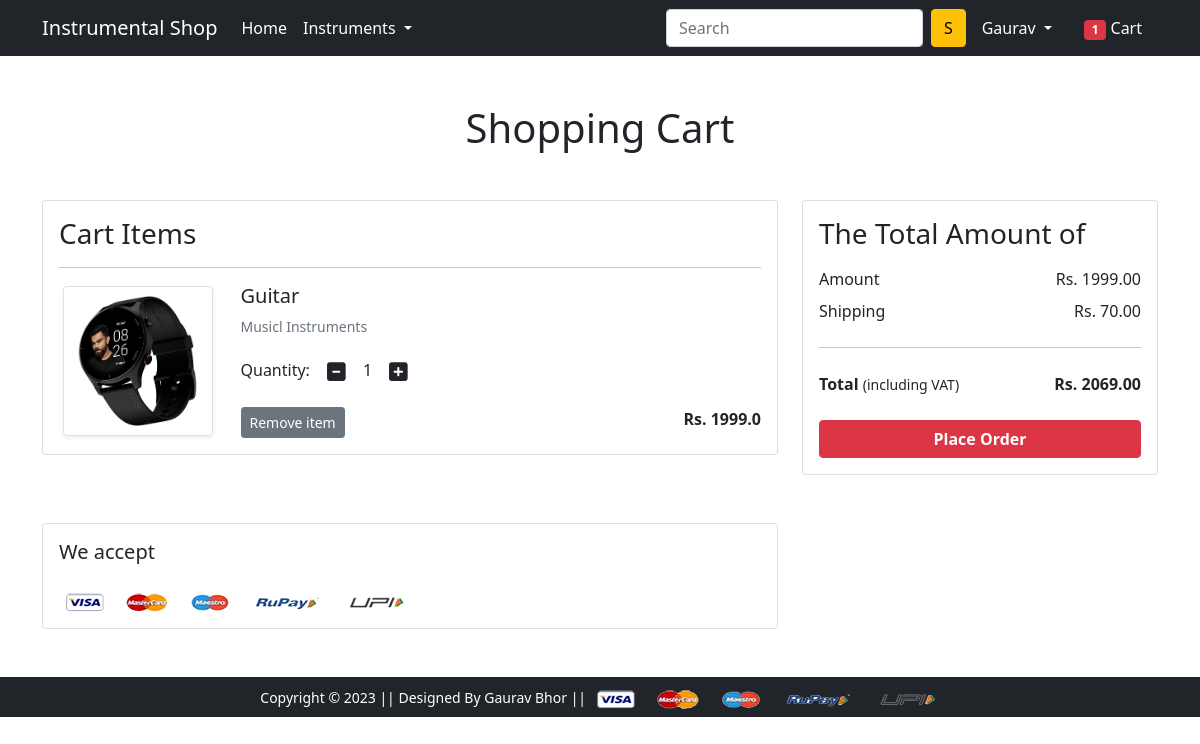
The page /cart/ (signed in) on the database its author committed.
### app/models.py (models this page shows, shortened)
class Cart(models.Model):
 user = models.ForeignKey(User, on_delete=models.CASCADE)
 product = models.ForeignKey(Product, on_delete=models.CASCADE)
 quantity = models.PositiveIntegerField(default=1)
 def __str__(self):
  return str(self.id)

class Product(models.Model):
 title = models.CharField(max_length=100)
 selling_price = models.FloatField()
 discounted_price = models.FloatField()
 description = models.TextField()
 brand = models.CharField(max_length=100)
 category = models.CharField( choices=CATEGORY_CHOICES, max_length=2)
 product_image = models.ImageField(upload_to='productimg')

### app/views.py (the view)
# urls.py: path('cart/', views.show_cart, name='showcart'),
@login_required
def show_cart(request):
    totalitem = 0
    if request.user.is_authenticated:
        totalitem = len(Cart.objects.filter(user=request.user))
        user = request.user
        cart = Cart.objects.filter(user=user)
        amount = 0.0
        shipping_amount = 70.0
        totalamount = 0.0
        cart_product = [p for p in Cart.objects.all() if p.user == request.user]
        print(cart_product)
        if cart_product:
            for p in cart_product:
                tempamount = (p.quantity * p.product.discounted_price)
                amount += tempamount
                totalamount = amount + shipping_amount
            return render(request, 'app/addtocart.html',
                          {'carts': cart, 'amount': amount, 'totalamount': totalamount, 'totalitem': totalitem})
        else:
            return render(request, 'app/emptycart.html', {'totalitem': totalitem})
    else:
        return render(request, 'app/emptycart.html', {'totalitem': totalitem})

### app/templates/app/addtocart.html (shortened to what this page needs)
{% extends 'app/base.html' %}
{% load static %}
{% block main-content %}
<div class="container my-5">
 <div class="row">
  <h1 class="text-center mb-5">Shopping Cart</h1>
  <div class="col-sm-8">
  <div class="card">
   <div class="card-body">
    <h3>Cart Items</h3>
    {% for cart in carts %}
    <hr>
    <div class="row">
     <div class="col-sm-3 text-center align-self-center"><img src="{{cart.product.product_image.url}}" alt="" srcset="" class="img-fluid img-thumbnail shadow-sm" height="150" width="150"> </div>
     <div class="col-sm-9">
      <div>
       <h5>{{cart.product.title}}</h5>
       <p class="mb-2 text-muted small">{{cart.product.description}}</p>
       <div class="my-3">
        <label for="quantity">Quantity:</label>
        <a class="minus-cart btn" pid="{{cart.product.id}}"><i class="fas fa-minus-square fa-lg"></i></a>
          <span id="quantity">{{cart.quantity}}</span>
        <a class="plus-cart btn" pid="{{cart.product.id}}"><i class="fas fa-plus-square fa-lg"></i></a>
       </div>
       <div class="d-flex justify-content-between">
        <a class="btn btn-sm btn-secondary mr-3 remove-cart" pid={{cart.product.id}}>Remove item </a>
        <p class="mb-0"><span><strong>Rs. {{cart.product.discounted_price}}</strong></span></p>
       </div>
      </div>
     </div>
    </div>
    {% endfor %}
   </div>
   </div>
  </div>
  <div class="col-sm-4">
   <div class="card">
    <div class="card-body">
      <h3>The Total Amount of</h3>
      <ul class="list-group">
       <li class="list-group-item d-flex justify-content-between align-items-center border-0 px-0 pb-0">Amount<span>Rs. <span id="amount">{{amount|floatformat:2}}</span> </span></li>
       <li class="list-group-item d-flex justify-content-between align-items-center border-0 px-0">Shipping<span>Rs. 70.00</span></li>
       <hr>
       <li class="list-group-item d-flex justify-content-between align-items-center border-0 px-0 mb-3">
        <div>
           <strong>Total</strong> <small>(including VAT)</small>
         </div>
         <span><strong>Rs. </strong><strong id="totalamount"> {{totalamount|floatformat:2}}</strong></span>
       </li>
      </ul>
      <div class="d-grid"><a href="{% url 'checkout' %}" class="btn btn-danger fw-bold">Place Order</a></div>
    </div>
   </div>
  </div>
 </div>
</div>
<div class="container">
 <div class="row">
  <div class="col-sm-8">
   <div class="card">
    <div class="card-body">
      <h5 class="mb-4">We accept</h5>
      <img src="{% static 'app/images/payment.png' %}" alt="" class="img-fluid">
    </div>
  </div>
  </div>
 </div>
</div>
{% endblock main-content %}

### app/templates/app/base.html (shortened to what this page needs)
<!doctype html>
{% load static %}
<html lang="en">
  <head>
    <link href="https://cdn.jsdelivr.net/npm/bootstrap@5.0.0-beta1/dist/css/bootstrap.min.css" rel="stylesheet">
    <link rel="stylesheet" href="{% static 'app/css/owl.carousel.min.css' %}">
    <link rel="stylesheet" href="{% static 'app/css/all.min.css' %}">
    <link rel="stylesheet" href="{% static 'app/css/style.css' %}">
  </head>
  <body>
    <nav class="navbar navbar-expand-lg navbar-dark bg-dark">
     <div class="container">
       <a class="navbar-brand" href="/">Instrumental Shop</a>
       <div class="collapse navbar-collapse" id="navbarSupportedContent">
         <ul class="navbar-nav me-auto mb-2 mb-lg-0">
           <li class="nav-item">
             <a class="nav-link active" aria-current="page" href="/">Home</a>
           </li>
           <li class="nav-item dropdown">
             <a class="nav-link dropdown-toggle text-white" href="#" id="electronicsDropdown" role="button" data-bs-toggle="dropdown" aria-expanded="false">
               Instruments
             </a>
           </li>
         </ul>
         <form class="d-flex">
           <input class="form-control me-2" type="search" placeholder="Search" aria-label="Search">
           <button class="btn btn-warning" type="submit">S</button>
         </form>
         <div>
          <ul class="navbar-nav me-auto mb-2 mb-lg-0">
          {% if request.user.is_authenticated %}
           <li class="nav-item dropdown mx-2">
              <a class="nav-link dropdown-toggle text-white" href="#" id="profileDropdown" role="button" data-bs-toggle="dropdown" aria-expanded="false">
                {{request.user.username|capfirst}}
              </a>
            </li>
            <li class="nav-item mx-2">
              <a href="{% url 'showcart' %}" class="nav-link text-white"><span class="badge bg-danger">{{totalitem}}</span> Cart </a>
            </li>
            {% endif %}
          </ul>
         </div>
       </div>
     </div>
    </nav>
    {% block main-content %} {% endblock main-content %}
    <footer class="container-fluid bg-dark text-center p-2 mt-5">
        <small class="text-white">Copyright &copy; 2023 || Designed By Gaurav Bhor || </small>
        <img src="{% static 'app/images/payment.png' %}" alt="" srcset="" class="img-fluid" height="2px">
    </footer>
  </body>
</html>

### rows shown on the page
Cart: product.product_image (picture), product "Guitar", product.description "Musicl Instruments", quantity "1", product.discounted_price "1999.0"

### other values the page prints
{{ request.user.username|capfirst }} "Gaurav"
{{ totalitem }} "1"
{{ amount|floatformat:2 }} "1999.00"
{{ totalamount|floatformat:2 }} "2069.00"
